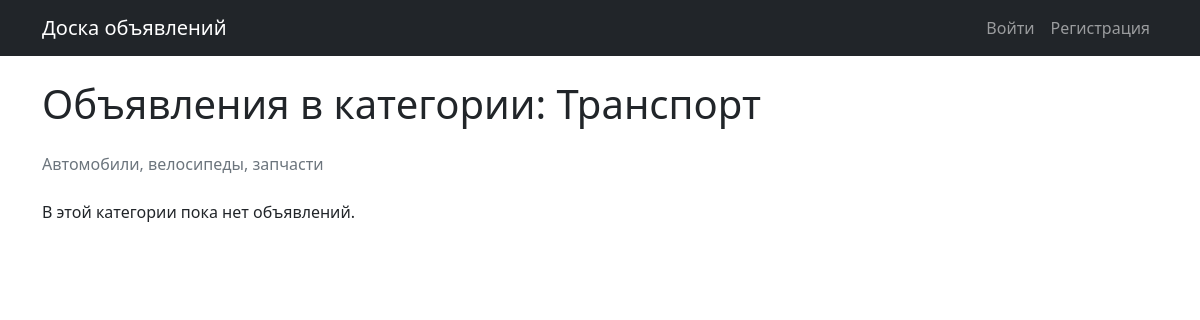
/category/transport/, run on an earlier commit of the app's database.
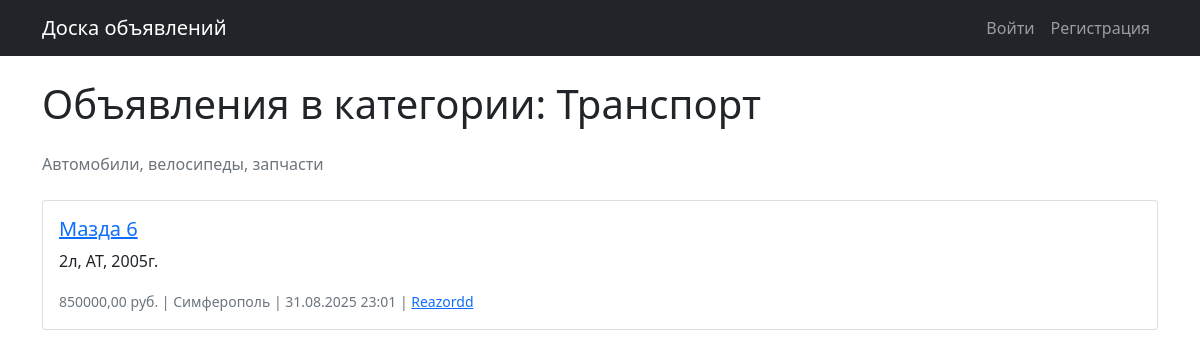
And on a later commit of the database.
### ads/models.py (models this page shows, shortened)
class Advertisement(models.Model):
    title = models.CharField(max_length=200)
    slug = models.SlugField(max_length=200, unique=True, blank=True)
    description = models.TextField()
    price = models.DecimalField(max_digits=10, decimal_places=2)
    city = models.ForeignKey(City, on_delete=models.CASCADE)
    category = models.ForeignKey(Category, on_delete=models.CASCADE, verbose_name="Категория")
    tags = models.ManyToManyField(Tag, blank=True, verbose_name="Теги")
    author = models.ForeignKey(User, on_delete=models.CASCADE)
    cover = models.ImageField(upload_to='covers/%Y/%m/%d/', blank=True, null=True)
    created_at = models.DateTimeField(auto_now_add=True)
    updated_at = models.DateTimeField(auto_now=True)  # Добавляем auto_now=True

class City(models.Model):
    name = models.CharField(max_length=100, unique=True, verbose_name="Название города")
    slug = models.SlugField(max_length=100, unique=True, verbose_name="URL-адрес города")  # Убираем blank=True, null=True
    created_at = models.DateTimeField(auto_now_add=True)
    class Meta:
        verbose_name = "Город"
        verbose_name_plural = "Города"
        ordering = ['name']
    def __str__(self):
        return self.name

### ads/views.py (the view)
# urls.py: path('category/<slug:category_slug>/', views.CategoryAdvertisementListView.as_view(), name='category_ads'),
class CategoryAdvertisementListView(ListView):
    model = Advertisement
    template_name = 'ads/category_ads.html'
    context_object_name = 'advertisements'
    paginate_by = 10
    def get_queryset(self):
        self.category = get_object_or_404(Category, slug=self.kwargs['category_slug'])
        return Advertisement.objects.filter(category=self.category).order_by('-created_at')
    def get_context_data(self, **kwargs):
        context = super().get_context_data(**kwargs)
        context['category'] = self.category
        return context

### ads/templates/ads/category_ads.html (shortened to what this page needs)
{% extends 'ads/base.html' %}
{% block content %}
    <h1 class="mb-4">Объявления в категории: {{ category.name }}</h1>
    {% if category.description %}
        <p class="text-muted mb-4">{{ category.description }}</p>
    {% endif %}
    {% for advertisement in advertisements %}
        <div class="card mb-3">
            <div class="card-body">
                <h5 class="card-title">
                    <a href="{% url 'advertisement_detail' advertisement.slug %}">{{ advertisement.title }}</a>
                </h5>
                <p class="card-text">{{ advertisement.description|truncatechars:200 }}</p>
                <p class="card-text">
                    <small class="text-muted">
                        {{ advertisement.price }} руб. | {{ advertisement.city }} |
                        {{ advertisement.created_at|date:"d.m.Y H:i" }} |
                        <a href="{% url 'profile' advertisement.author.username %}">{{ advertisement.author.username }}</a>
                    </small>
                </p>
            </div>
        </div>
    {% empty %}
        <p>В этой категории пока нет объявлений.</p>
    {% endfor %}
{% endblock %}

What changed in the data, as far as the page shows it:
added Advertisement: title "Мазда 6", description "2л, АТ, 2005г.", price "850000,00", city "Симферополь", created_at "31.08.2025 23:01", author.username "Reazordd"
Also different on the page:
text no longer shown: "В этой категории пока нет объявлений."
